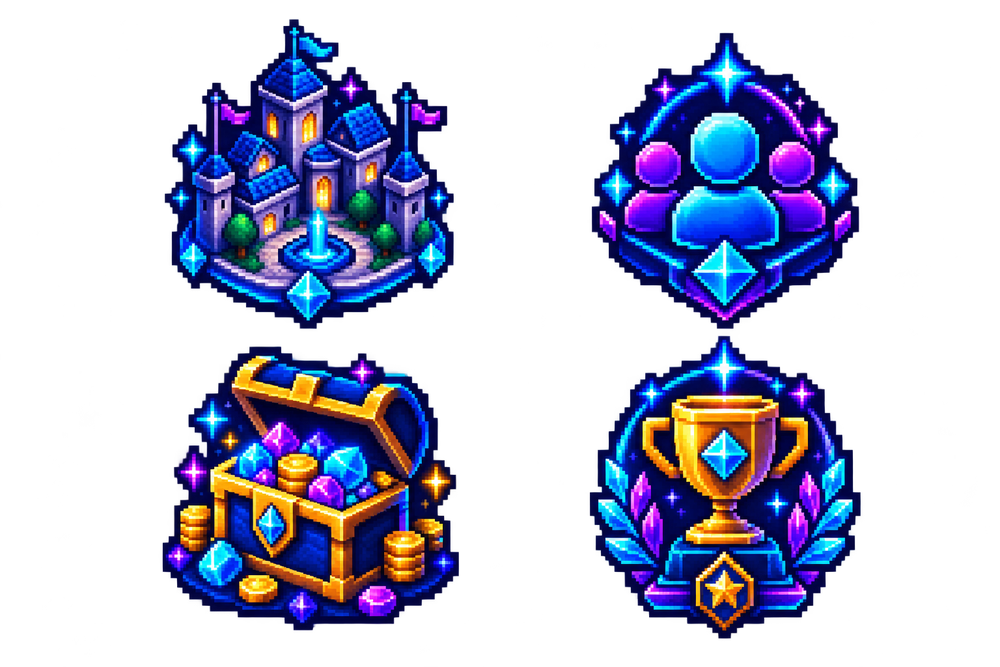
#> input picture brand-data/prompts/06-iconos-city.png, 1000 x 667 px, shrunk from 1536 x 1024 before the run, found by its file name
$ python inspect_orig_boxes.py
#> lines starting #> are read from the running program, lines starting #| are printed output that depends on the picture; after the words box and inside, x2 and y2 are one past the last pixel; in counts of white or black regions, pixels touching at a corner belong together
from PIL import Image
import numpy as np
from scipy.ndimage import label, find_objects

def find_boxes(path):
#> called with path = 'brand-data/prompts/06-iconos-city.png'
    im = Image.open(path).convert('RGBA')
#> im is the input picture: PIL image 1000x667 RGBA; mean R, G, B, A 20.9, 23, 46.7, 88.1
    arr = np.array(im)
    alpha = arr[:, :, 3] > 30
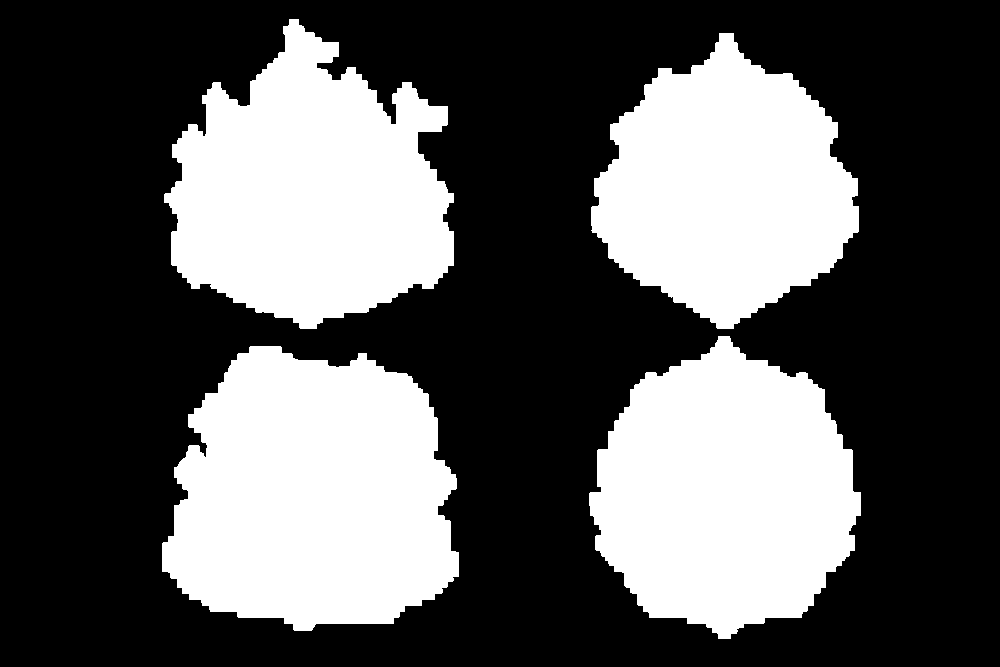
#> alpha: shape (667, 1000) bool; 35.2% white; 4 white regions, box (x1, y1, x2, y2) and area: (162, 346, 459, 631) 65431, (164, 19, 454, 329) 59405, (589, 336, 861, 639) 58272, (591, 33, 859, 329) 51905
    lbl, n = label(alpha)
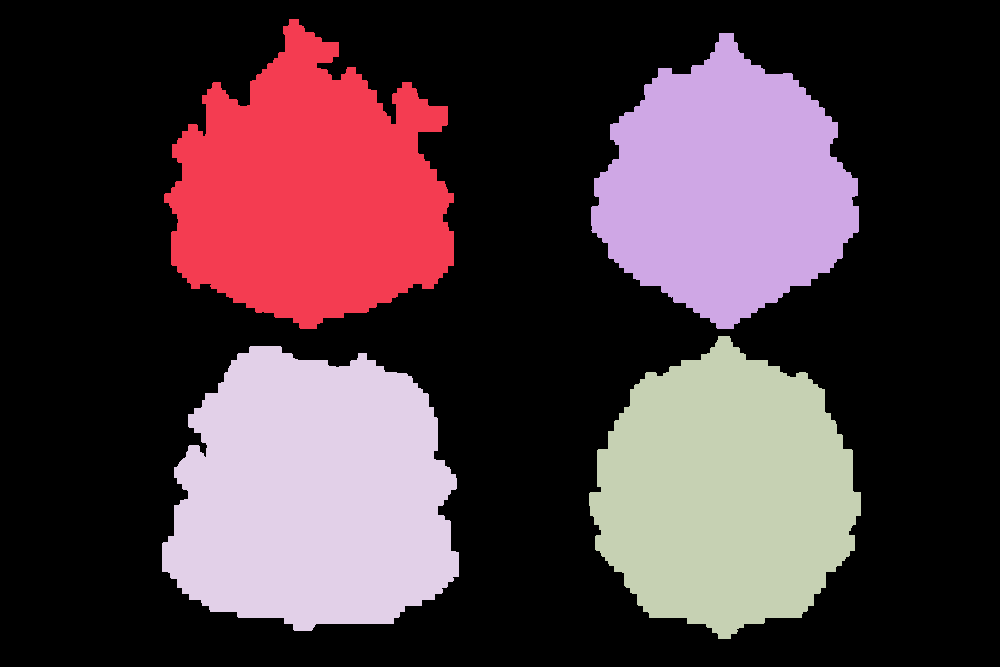
#> lbl: shape (667, 1000) int32; 5 distinct labels, from 0 to 4; one colour per label, 0 black
#> n = 4
    objs = find_objects(lbl)
#> objs = 4 items
    boxes = []
    for sl in objs:
        sy, sx = sl
        w = sx.stop - sx.start
        h = sy.stop - sy.start
        if w >= 80 and h >= 80:
            boxes.append((sx.start, sy.start, sx.stop, sy.stop, w, h))
#> this loop made 4 passes
#> (w, h) on passes 1 to 4: (290, 310), (268, 296), (272, 303), (297, 285)
#> after the loop, boxes = [(164, 19, 454, 329, 290, 310), (591, 33, 859, 329, 268, 296), (589, 336, 861, 639, 272, 303), (162, 346, 459, 631, 297, 285)]
    return boxes

print('06-iconos-city.png boxes:')
for b in find_boxes('brand-data/prompts/06-iconos-city.png'):
    print(f'  bbox=({b[0]}, {b[1]}, {b[2]}, {b[3]}), size={b[4]}x{b[5]}')

print('07-iconos-estate.png boxes:')
for b in find_boxes('brand-data/prompts/07-iconos-estate.png'):
#> call 2 of find_boxes, with path = 'brand-data/prompts/07-iconos-estate.png'
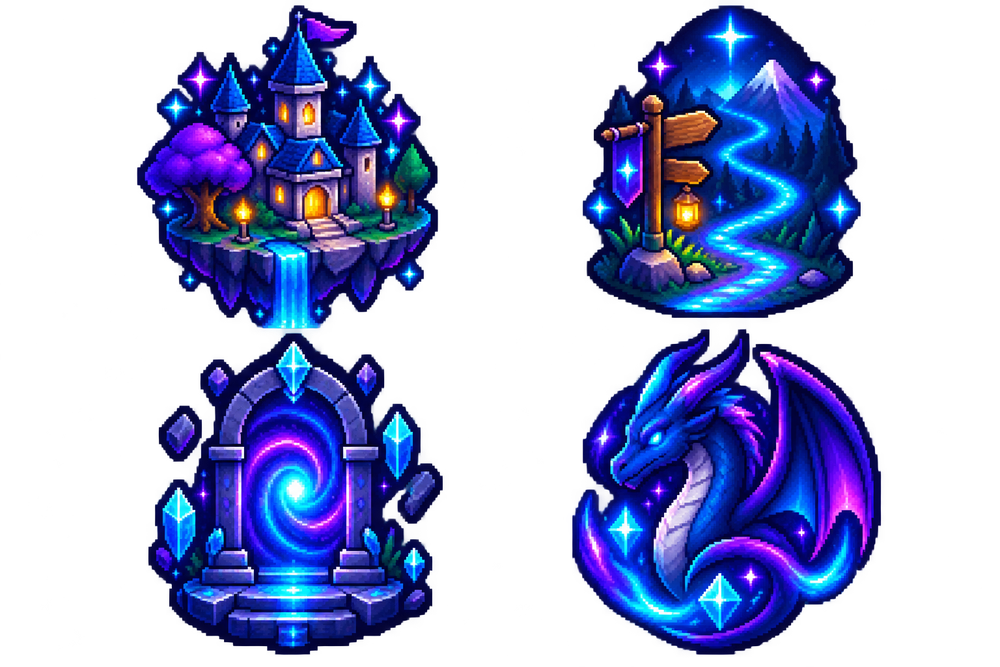
#> input picture brand-data/prompts/07-iconos-estate.png, 1000 x 667 px, shrunk from 1536 x 1024 before the run, found by its file name
#> in find_boxes, im is the input picture: PIL image 1000x667 RGBA; mean R, G, B, A 15.2, 21.9, 64.5, 103.4
#> in find_boxes (call 2), `alpha = arr[:, :, 3] > 30`:
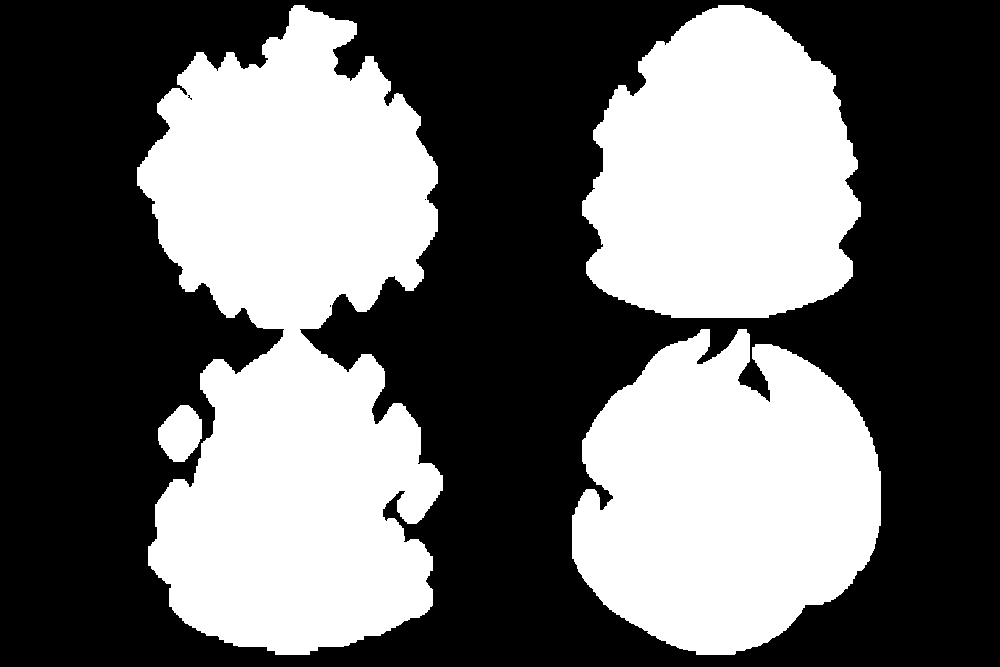
#> alpha: shape (667, 1000) bool; 41.5% white; 4 white regions, box (x1, y1, x2, y2) and area: (137, 5, 443, 655) 133535, (572, 329, 881, 655) 74463, (582, 5, 861, 318) 67113, (158, 405, 202, 462) 1803
#> in find_boxes (call 2), `lbl, n = label(alpha)`:
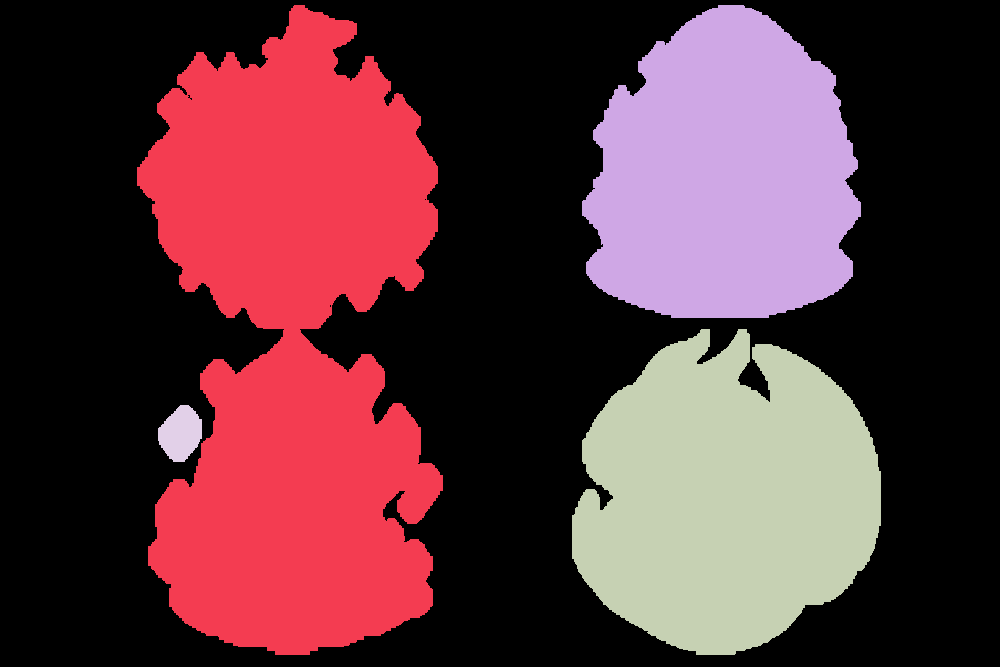
#> lbl: shape (667, 1000) int32; 5 distinct labels, from 0 to 4; one colour per label, 0 black
#> the loop in find_boxes (call 2), `for sl in objs:` made 4 passes
#> (w, h) on passes 1 to 4: (306, 650), (279, 313), (309, 326), (44, 57)
#> after the loop in find_boxes (call 2), `for sl in objs:`: boxes = [(137, 5, 443, 655, 306, 650), (582, 5, 861, 318, 279, 313), (572, 329, 881, 655, 309, 326)]
    print(f'  bbox=({b[0]}, {b[1]}, {b[2]}, {b[3]}), size={b[4]}x{b[5]}')
